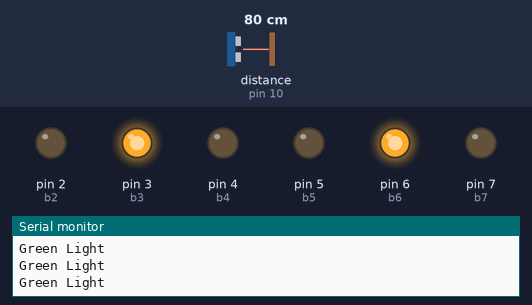
Recording of a sketch running on a simulated Arduino Uno, built with avr-gcc and run on an emulated ATmega328P. Parts: output pins drawn as LEDs (lit = HIGH), the last lines printed to the serial monitor. Wiring (inferred from the names in the program): ultrasonic range finder: trigger pin 9; echo pin 10. The test bench sets the inputs (shaded band); at power-on: distance to the obstacle (sensor on pin 10) 80 cm. The echo pulse lasts 58.3 µs per cm; pins used as bus, display or sensor lines are not drawn.

Above: at 1.2 s.
1.3 s: distance to the obstacle (sensor on pin 10) set to 19 cm
At 3.4 s:
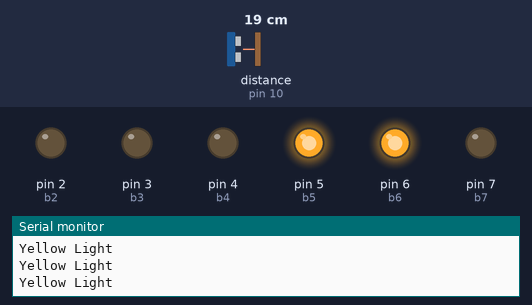
4.3 s: distance to the obstacle (sensor on pin 10) set to 15 cm
At 4.6 s:
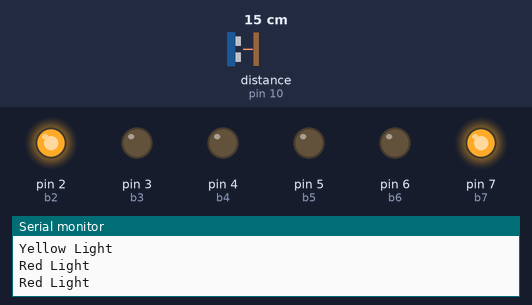
Timing chart, 0 to 13.3 s (numbered marks = the images above; inputs shaded):
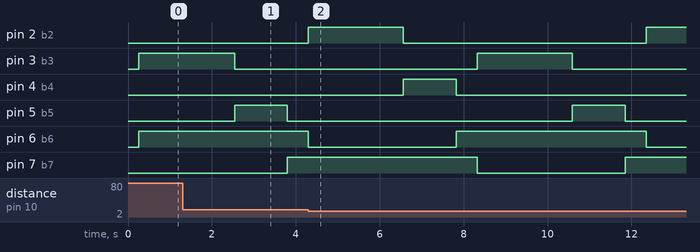

The sketch:

traffic_light.ino
```cpp
// C++ code
//


const int b2 = 2;
const int b3 = 3;
const int b4 = 4;
const int b5 = 5;
const int b6 = 6;
const int b7 = 7;
const int echoPin = 10;
const int trigPin = 9;
const int b11 = 11;
const int b12 = 12;
int a = 0x00;
int a0, a1, a2, a3, a4, a5, a6, a7;


void setup()
{
Serial.begin(9600);
pinMode(trigPin, OUTPUT);
pinMode(echoPin, INPUT);

pinMode(b2, OUTPUT);
pinMode(b3, OUTPUT);
pinMode(b4, OUTPUT);
pinMode(b5, OUTPUT);
pinMode(b6, OUTPUT);
pinMode(b7, OUTPUT);
pinMode(A0, INPUT);

const int trigPin = 9;
const int echoPin = 8;


}

typedef struct task {
  int state;
  unsigned long period;
  unsigned long elapsedTime;
  int (*TickFct)(int);
} task;


int count;
long duration, inches, cm;


long microsecondsToInches(long microseconds) {
  return microseconds / 74 / 2;
}


enum LS2_States { LS2_Start, green1, yellow1, red1, green2, yellow2, red2 } state = LS2_Start;
int TickFct_LS2(){
  switch(state){
    case LS2_Start:
      count = 0;
      state = green1;
      break;
    case green1:
      Serial.println("Green Light");
      digitalWrite(b3, HIGH);
      digitalWrite(b5, LOW);
      digitalWrite(b7, LOW);

      digitalWrite(b2, LOW);
      digitalWrite(b4, LOW);
      digitalWrite(b6, HIGH);

      /*if(inches < 6){
        count = count + 4;
      }*/
      if(count >= 8){
        count = 0;
        state = yellow1;
      }
      else{
        count++;
        state = green1;
      }
     break;

    case yellow1:
      Serial.println("Yellow Light");
      digitalWrite(b3, LOW);
      digitalWrite(b5, HIGH);
      digitalWrite(b7, LOW);

      digitalWrite(b2, LOW);
      digitalWrite(b4, LOW);
      digitalWrite(b6, HIGH);
      if(count == 4){
        count = 0;
        state = red1;
      }
      else{
        count++;
        state = yellow1;
      }
     break;

    case red1:
      Serial.println("Red Light");
      digitalWrite(b3, LOW);
      digitalWrite(b5, LOW);
      digitalWrite(b7, HIGH);

      digitalWrite(b2, LOW);
      digitalWrite(b4, LOW);
      digitalWrite(b6, HIGH);
      if(count == 1){
        count = 0;
        state = green2;
      }
      else{
        count++;
        state = red1;
      }
     break;


    case green2:
      //Serial.println("Green Light");
      digitalWrite(b3, LOW);
      digitalWrite(b5, LOW);
      digitalWrite(b7, HIGH);

      digitalWrite(b2, HIGH);
      digitalWrite(b4, LOW);
      digitalWrite(b6, LOW);
      if(count >= 8){
        count = 0;
        state = yellow2;
      }
      else{
        count++;
        state = green2;
      }
     break;

    case yellow2:
      //Serial.println("Yellow Light");
      digitalWrite(b3, LOW);
      digitalWrite(b5, LOW);
      digitalWrite(b7, HIGH);

      digitalWrite(b2, LOW);
      digitalWrite(b4, HIGH);
      digitalWrite(b6, LOW);
      if(count == 4){
        count = 0;
        state = red2;
      }
      else{
        count++;
        state = yellow2;
      }
     break;

    case red2:
      //Serial.println("Red Light");
      digitalWrite(b3, LOW);
      digitalWrite(b5, LOW);
      digitalWrite(b7, HIGH);

      digitalWrite(b2, LOW);
      digitalWrite(b4, LOW);
      digitalWrite(b6, HIGH);
      if(count == 1){
        count = 0;
        state = green1;
      }
      else{
        count++;
        state = red2;
      }
     break;


    default:
      state = LS2_Start;
  }
  switch(state){
    case LS2_Start:
      break;


    default:
      break;
  }
}


enum States2{START, READ} state2 = START;//All the states are declared here} state;
//Some G;pba; Variables
void Tick2(){
    //Read thing
    switch(state2){ // State transitions

      case START:
         state2 = READ;
        break;

      case READ:

        break;

     default:
        state2 = START;
         break;
    }
    switch(state2){ // State Action
      case START:
         break;
      case READ:
         digitalWrite(trigPin, LOW);
         delayMicroseconds(2);
         digitalWrite(trigPin, HIGH);
         delayMicroseconds(10);
         digitalWrite(trigPin, LOW);
         duration = pulseIn(echoPin, HIGH);
         inches = microsecondsToInches(duration);
        break;

      default:
      break;
    }
}


void loop() {
  // put your main code here, to run repeatedly:

  TickFct_LS2();
  Tick2();
  delay(250);
}
```

Measured:
- the behaviour switches between 17 and 16 cm on distance to the obstacle (sensor on pin 10) (found by bisection; images 1 and 2)
